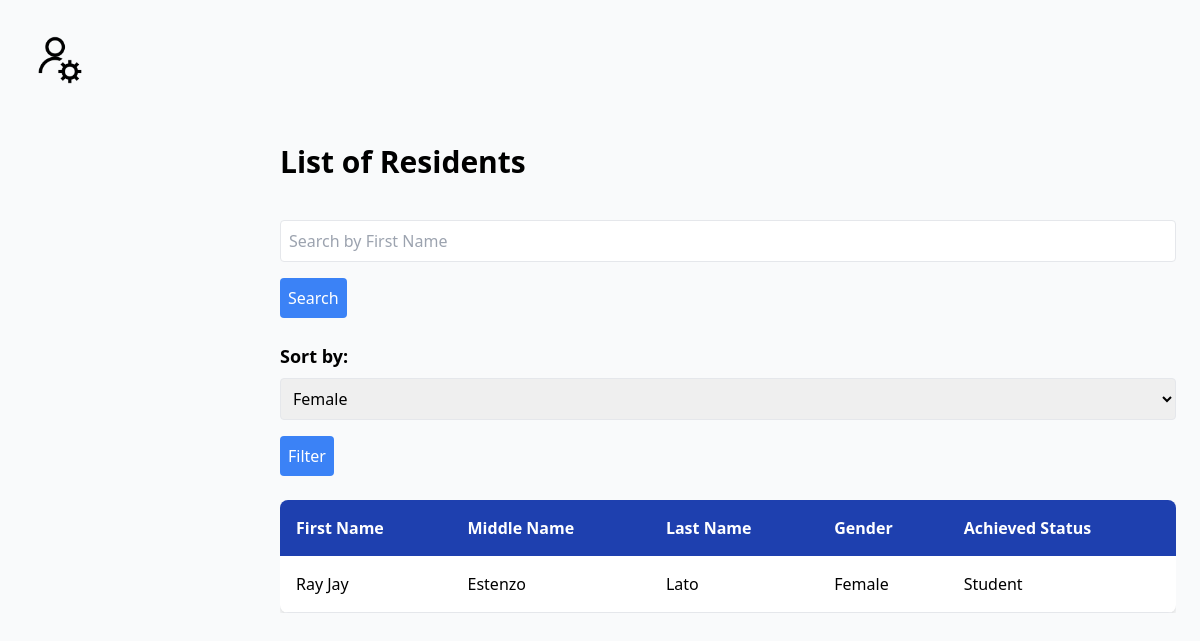
The app's page /crudV2/residents.php?filter=female (signed in) with its own data.
### tables this page shows
CREATE TABLE `users` (
  `id` int(11) NOT NULL,
  `first_name` varchar(50) NOT NULL,
  `middle_name` varchar(50) DEFAULT NULL,
  `last_name` varchar(50) NOT NULL,
  `age` int(11) NOT NULL,
  `gender` enum('male','female','other') NOT NULL,
  `civil_status` enum('single','married','divorced','widowed') NOT NULL,
  `citizenship` varchar(50) NOT NULL,
  `achieved_status` varchar(50) DEFAULT NULL,
  `email` varchar(100) NOT NULL,
  `password` varchar(255) NOT NULL,
  `role` enum('user','admin') DEFAULT 'user',
  `user_email` varchar(255) DEFAULT NULL,
  `contact` varchar(20) DEFAULT NULL,
  `birth_date` date DEFAULT NULL,
  `address` varchar(255) DEFAULT NULL,
  `image` varchar(255) DEFAULT NULL
);

### crudV2/residents.php (the view, shortened to what this page needs)
<?php
require 'db.php';
$filter = '';
$search_term = '';
if (isset($_GET['filter'])) {
    $filter = $_GET['filter'];
} elseif (isset($_POST['filter'])) {
    $filter = $_POST['filter'];
}
try {
    $query = "SELECT first_name, middle_name, last_name, gender, achieved_status FROM users WHERE role = 'user'";
    if ($filter) {
        switch ($filter) {
            case 'female':
                $query .= " AND gender = 'female'";
                break;
        }
    }
    $residents_query = $conn->query($query);
    $residents = $residents_query->fetch_all(MYSQLI_ASSOC);
} catch (mysqli_sql_exception $e) {
    echo "Error: " . $e->getMessage();
    exit;
}
?>
<!DOCTYPE html>
<html lang="en">
<head>
    <link rel="stylesheet" href="admin.css">
    <link href="https://cdn.jsdelivr.net/npm/tailwindcss@2.2.19/dist/tailwind.min.css" rel="stylesheet">
</head>
<body class="bg-gray-50">
        <div id="avatar-only" class="p-5 cursor-pointer">
            <img src="7.png" alt="Admin Avatar" class="w-20 h-20 rounded-full">
        </div>
    <div class="ml-64 p-6">
        <h1 class="text-3xl font-bold mb-10">List of Residents</h1>
        <form method="POST" class="mb-6">
            <input type="text" name="search_term" id="search-box" placeholder="Search by First Name" value="<?= htmlspecialchars($search_term); ?>" class="w-full p-2 border rounded mb-4">
            <button type="submit" class="bg-blue-500 text-white p-2 rounded">Search</button>
        </form>
        <form method="POST" class="mb-6">
            <label for="filter" class="block text-lg font-semibold mb-2">Sort by:</label>
            <select name="filter" id="filter" class="w-full p-2 border rounded">
                <option value="female" <?= $filter === 'female' ? 'selected' : '' ?>>Female</option>
            </select>
            <button type="submit" class="mt-4 bg-blue-500 text-white p-2 rounded">Filter</button>
        </form>
        <div class="overflow-x-auto">
            <table class="min-w-full bg-white shadow-md rounded-lg overflow-hidden">
                <thead class="bg-blue-800 text-white">
                    <tr>
                        <th class="p-4 text-left">First Name</th>
                        <th class="p-4 text-left">Middle Name</th>
                        <th class="p-4 text-left">Last Name</th>
                        <th class="p-4 text-left">Gender</th>
                        <th class="p-4 text-left">Achieved Status</th>
                    </tr>
                </thead>
                <tbody>
                    <?php if (empty($residents)): ?>
                        <tr>
                            <td colspan="5" class="p-4 text-center">No residents found</td>
                        </tr>
                    <?php else: ?>
                        <?php foreach ($residents as $resident): ?>
                            <tr class="border-b">
                                <td class="p-4"><?= htmlspecialchars($resident['first_name']); ?></td>
                                <td class="p-4"><?= htmlspecialchars($resident['middle_name']); ?></td>
                                <td class="p-4"><?= htmlspecialchars($resident['last_name']); ?></td>
                                <td class="p-4"><?= htmlspecialchars(ucfirst($resident['gender'])); ?></td>
                                <td class="p-4"><?= htmlspecialchars(ucfirst($resident['achieved_status'])); ?></td>
                            </tr>
                        <?php endforeach; ?>
                    <?php endif; ?>
                </tbody>
            </table>
        </div>
    </div>
</body>
</html>

### records on screen
users: first_name "Ray Jay", middle_name "Estenzo", last_name "Lato", gender "Female", achieved_status "Student"
